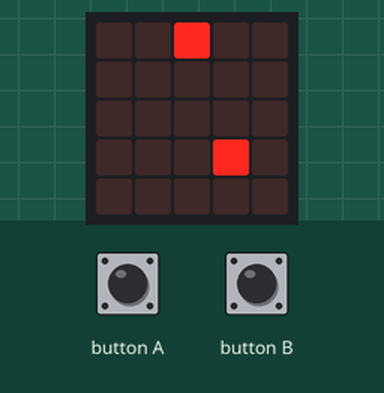
Simulated run of this program. Board: BBC micro:bit (MakeCode). On the bench: the board's 5×5 LED display. Inputs (shaded band) come from the test bench. Random numbers come from a fixed seed.

Above: at 1.2 s.
1.3 s: button A pressed for 0.15 s
At 1.78 s:
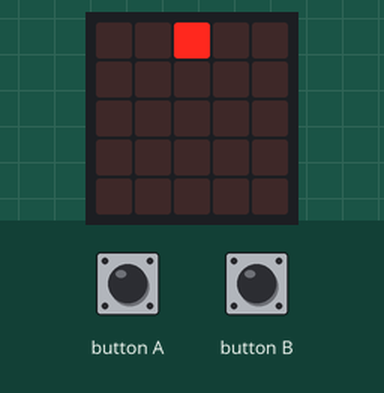
At 2.4 s:
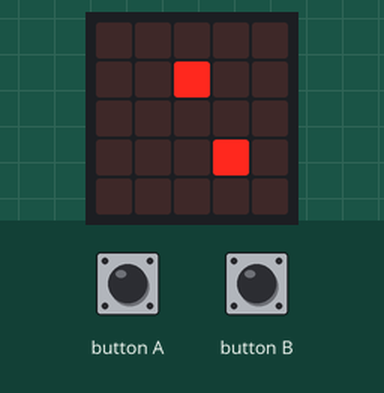
4.4 s: button B pressed for 0.15 s
At 5.9 s:
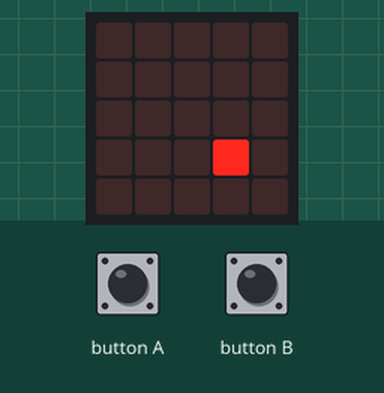
7.5 s: button B pressed for 0.15 s
8.2 s: button A pressed for 0.15 s
8.9 s: button A pressed for 0.15 s
9.6 s: button B pressed for 0.15 s
At 11.8 s:
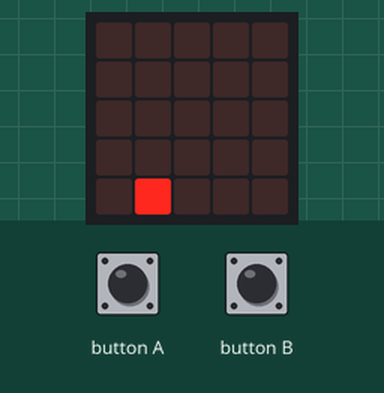
Timing chart, 0 to 13.3 s (numbered marks = the images above; inputs shaded):
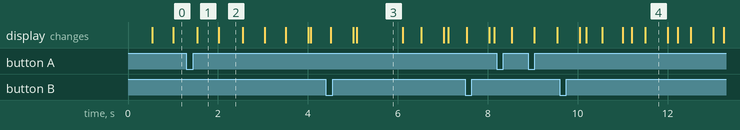

The program:

main.ts
```typescript
input.onButtonPressed(Button.A, function () {
    snake.turn(Direction.Right, 90)
})
input.onButtonPressed(Button.B, function () {
    snake.turn(Direction.Left, 90)
})
let snake: game.LedSprite = null
snake = game.createSprite(randint(0, 3), randint(0, 3))
let apple = game.createSprite(randint(0, 4), randint(0, 4))
apple.set(LedSpriteProperty.Blink, 500)
let score = 0
basic.forever(function () {
    basic.pause(1000)
    snake.move(1)
    if (snake.isTouching(apple)) {
        score = score + 1
        apple.delete()
        apple = game.createSprite(randint(0, 4), randint(0, 4))
        apple.set(LedSpriteProperty.Blink, 500)
    }
    snake.ifOnEdgeBounce()
})
```

test.ts
```typescript
// 在此处测试；当此软件包作为插件使用时，将不会编译此软件包。
```

Measured:
- what the display in image 1 shows lasts 0.5 s, from 1.5 s to 2.0 s
- what the display in image 3 shows lasts 1.0 s, from 5.1 s to 6.1 s
